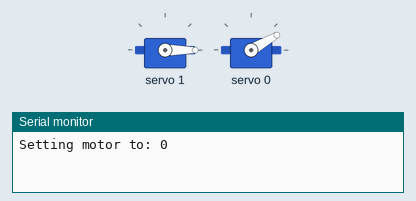
The sketch below on a simulated Arduino Uno, built with avr-gcc and run on an emulated ATmega328P. On the bench: 2 × servo, the last lines printed to the serial monitor.

Above: at 0.05 s.
At 1.55 s:
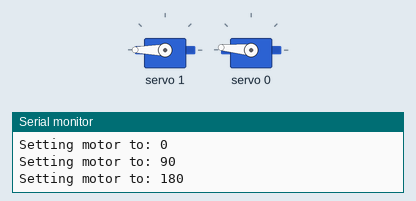
At 3.0 s:
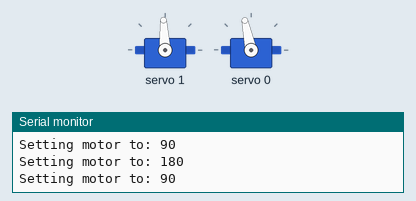
Timing chart, 0 to 6.9 s (numbered marks = the images above):
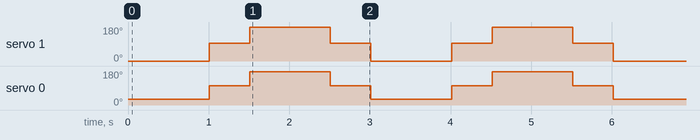

The sketch:

wing_flap.ino
```cpp
#include <Wire.h>
#include <Adafruit_PWMServoDriver.h>
#include <Adafruit_Sensor.h>
#include <Adafruit_BNO055.h>
#include <utility/imumaths.h>

#define BLACK_MIN_PULSE_WIDTH 500
#define BLACK_MAX_PULSE_WIDTH 2500
#define FREQUENCY 50  // we use a digital servo that can run at higher frequencies

#define BLUE_MIN_PULSE_WIDTH 850
#define BLUE_MAX_PULSE_WIDTH 2350
// Blue servos go from 850-2350

Adafruit_PWMServoDriver driver = Adafruit_PWMServoDriver();  // creat driver instance
Adafruit_BNO055 bno = Adafruit_BNO055(55);

const int distal_L = 0;  // BLUE motor
const int proximal_L = 1;
int pulseWidth(int angle, bool color = true);

void setup() {
  // put your setup code here, to run once:
  Serial.begin(9600);
  driver.begin();
  driver.setPWMFreq(FREQUENCY);  // Analog servos run at ~50 Hz updates
  driver.setPWM(proximal_L, 0, pulseWidth(90));
  driver.setPWM(distal_L,0,pulseWidth(90,false));
}

void loop() {
  // put your main code here, to run repeatedly:
  // for (float i = -90; i <90; i++){
  //   apply_motor(i);
  //   delay(100);
  // }
  // driver.setPWM(distal_L,0,pulseWidth(45,false));
  // driver.setPWM(proximal_L,0,pulseWidth(0));
  // driver.setPWM(distal_L,0,pulseWidth(135,false));
  // driver.setPWM(proximal_L,0,pulseWidth(90));
  //   driver.setPWM(distal_L,0,pulseWidth(90,false));
  apply_motor(-90);
  delay(1000);
  apply_motor(0);
  delay(500);
  apply_motor(90);
  delay(1000);
  apply_motor(0);
  delay(500);
}

int pulseWidth(int angle, bool color) {
  int max_width;
  int min_width;
  if (color) {
    min_width = BLACK_MIN_PULSE_WIDTH;
    max_width = BLACK_MAX_PULSE_WIDTH;
  }
  else{
    min_width = BLUE_MIN_PULSE_WIDTH;
    max_width = BLUE_MAX_PULSE_WIDTH;
  }
  int pulse_wide, analog_value;
  pulse_wide = map(angle, 0, 180, min_width, max_width);
  analog_value = int(float(pulse_wide) / 1000000 * FREQUENCY * 4096);
  //Serial.println(analog_value);
  return analog_value;
}

void apply_motor(float output) {
  int offset = constrain(output, -90, 90);
  Serial.print("Setting motor to: ");
  Serial.println(90+offset);
  driver.setPWM(proximal_L,0,pulseWidth(90+offset));
  driver.setPWM(distal_L,0,pulseWidth(90+offset,false));
  //proximal_R.write(90-pwm);
}
```

Measured:
- by itself, servo 1: repeats every 3.0 s: 180° 1.0 s, 93° 0.50 s, 0° 1.0 s, 93° 0.50 s
- by itself, servo 0: repeats every 3.0 s: 175° 1.0 s, 102° 0.50 s, 30° 1.0 s, 102° 0.50 s
